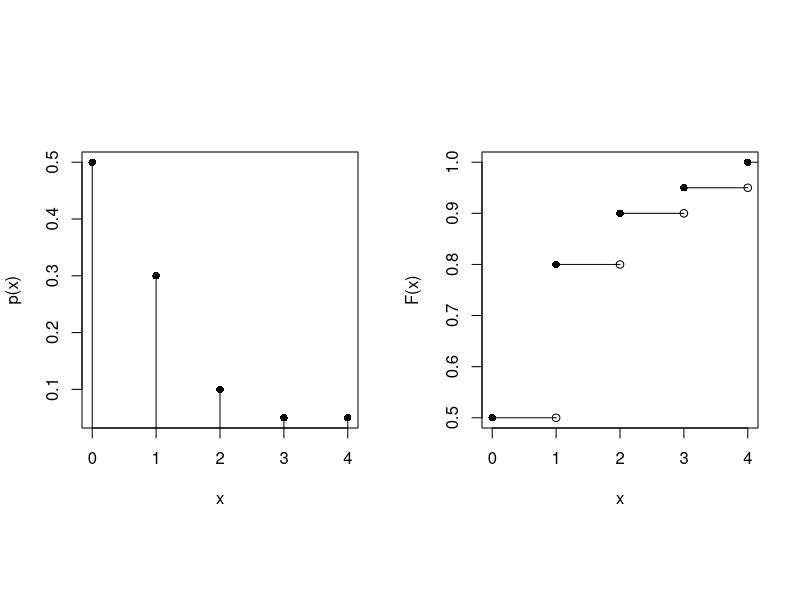

This figure's R source:
# Exercício 3
par(mfrow=c(1,2), pty="s") 
par(pty="s")

# fmp
#Eixos na mesma escala
x <- c(0, 1, 2, 3, 4)
f_x <- c(0.5, 0.3, 0.1, 0.05, 0.05)
plot(x, f_x, xlab="x", ylab = "p(x)", pch=16) 
segments (x, 0, x, f_x)

# fda
F_x <- c(0.5, 0.8, 0.9, 0.95, 1.0)
plot(x, F_x, xlab="x", ylab = "F(x)", pch=16)
segments(x, F_x, x+1, F_x)
points (1:4, F_x[1:4])
